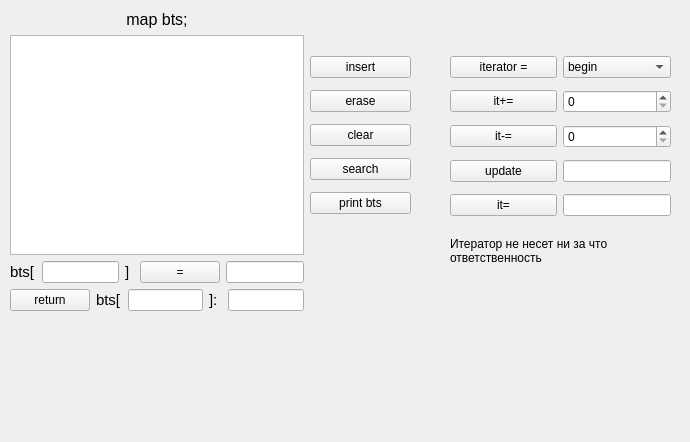
<?xml version="1.0" encoding="UTF-8"?>
<ui version="4.0">
 <class>MainWindow</class>
 <widget class="QMainWindow" name="MainWindow">
  <property name="geometry">
   <rect>
    <x>0</x>
    <y>0</y>
    <width>690</width>
    <height>442</height>
   </rect>
  </property>
  <property name="windowTitle">
   <string>MainWindow</string>
  </property>
  <widget class="QWidget" name="centralwidget">
   <widget class="QWidget" name="verticalLayoutWidget">
    <property name="geometry">
     <rect>
      <x>10</x>
      <y>10</y>
      <width>294</width>
      <height>301</height>
     </rect>
    </property>
    <layout class="QVBoxLayout" name="verticalLayout">
     <item>
      <widget class="QLabel" name="label">
       <property name="sizePolicy">
        <sizepolicy hsizetype="Minimum" vsizetype="Minimum">
         <horstretch>0</horstretch>
         <verstretch>0</verstretch>
        </sizepolicy>
       </property>
       <property name="font">
        <font>
         <pointsize>12</pointsize>
        </font>
       </property>
       <property name="text">
        <string>map&lt;string, string&gt; bts;</string>
       </property>
       <property name="alignment">
        <set>Qt::AlignCenter</set>
       </property>
      </widget>
     </item>
     <item>
      <widget class="QTableView" name="tableView">
       <property name="sizePolicy">
        <sizepolicy hsizetype="Expanding" vsizetype="Expanding">
         <horstretch>0</horstretch>
         <verstretch>0</verstretch>
        </sizepolicy>
       </property>
      </widget>
     </item>
     <item>
      <layout class="QHBoxLayout" name="horizontalLayout">
       <item>
        <widget class="QLabel" name="label_2">
         <property name="sizePolicy">
          <sizepolicy hsizetype="Minimum" vsizetype="Preferred">
           <horstretch>0</horstretch>
           <verstretch>0</verstretch>
          </sizepolicy>
         </property>
         <property name="font">
          <font>
           <pointsize>11</pointsize>
          </font>
         </property>
         <property name="text">
          <string>bts[</string>
         </property>
        </widget>
       </item>
       <item>
        <widget class="QLineEdit" name="keyEdit">
         <property name="sizePolicy">
          <sizepolicy hsizetype="Maximum" vsizetype="Fixed">
           <horstretch>0</horstretch>
           <verstretch>0</verstretch>
          </sizepolicy>
         </property>
         <property name="maxLength">
          <number>20</number>
         </property>
        </widget>
       </item>
       <item>
        <widget class="QLabel" name="label_3">
         <property name="sizePolicy">
          <sizepolicy hsizetype="Minimum" vsizetype="Preferred">
           <horstretch>0</horstretch>
           <verstretch>0</verstretch>
          </sizepolicy>
         </property>
         <property name="font">
          <font>
           <pointsize>11</pointsize>
          </font>
         </property>
         <property name="text">
          <string>] </string>
         </property>
        </widget>
       </item>
       <item>
        <widget class="QPushButton" name="equalButton">
         <property name="sizePolicy">
          <sizepolicy hsizetype="Minimum" vsizetype="Fixed">
           <horstretch>0</horstretch>
           <verstretch>0</verstretch>
          </sizepolicy>
         </property>
         <property name="text">
          <string>=</string>
         </property>
        </widget>
       </item>
       <item>
        <widget class="QLineEdit" name="valueEdit">
         <property name="sizePolicy">
          <sizepolicy hsizetype="Maximum" vsizetype="Fixed">
           <horstretch>0</horstretch>
           <verstretch>0</verstretch>
          </sizepolicy>
         </property>
         <property name="maxLength">
          <number>20</number>
         </property>
        </widget>
       </item>
      </layout>
     </item>
     <item>
      <layout class="QHBoxLayout" name="horizontalLayout_2">
       <item>
        <widget class="QPushButton" name="returnButton">
         <property name="sizePolicy">
          <sizepolicy hsizetype="Minimum" vsizetype="Fixed">
           <horstretch>0</horstretch>
           <verstretch>0</verstretch>
          </sizepolicy>
         </property>
         <property name="text">
          <string>return</string>
         </property>
        </widget>
       </item>
       <item>
        <widget class="QLabel" name="label_4">
         <property name="sizePolicy">
          <sizepolicy hsizetype="Minimum" vsizetype="Preferred">
           <horstretch>0</horstretch>
           <verstretch>0</verstretch>
          </sizepolicy>
         </property>
         <property name="font">
          <font>
           <pointsize>11</pointsize>
          </font>
         </property>
         <property name="text">
          <string>bts[</string>
         </property>
        </widget>
       </item>
       <item>
        <widget class="QLineEdit" name="returnKeyEdit">
         <property name="sizePolicy">
          <sizepolicy hsizetype="Maximum" vsizetype="Fixed">
           <horstretch>0</horstretch>
           <verstretch>0</verstretch>
          </sizepolicy>
         </property>
         <property name="maxLength">
          <number>20</number>
         </property>
         <property name="readOnly">
          <bool>false</bool>
         </property>
        </widget>
       </item>
       <item>
        <widget class="QLabel" name="label_5">
         <property name="sizePolicy">
          <sizepolicy hsizetype="Minimum" vsizetype="Preferred">
           <horstretch>0</horstretch>
           <verstretch>0</verstretch>
          </sizepolicy>
         </property>
         <property name="font">
          <font>
           <pointsize>11</pointsize>
          </font>
         </property>
         <property name="text">
          <string>]: </string>
         </property>
        </widget>
       </item>
       <item>
        <widget class="QLineEdit" name="returnValueEdit">
         <property name="sizePolicy">
          <sizepolicy hsizetype="Maximum" vsizetype="Fixed">
           <horstretch>0</horstretch>
           <verstretch>0</verstretch>
          </sizepolicy>
         </property>
         <property name="maxLength">
          <number>20</number>
         </property>
         <property name="readOnly">
          <bool>true</bool>
         </property>
        </widget>
       </item>
      </layout>
     </item>
    </layout>
   </widget>
   <widget class="QWidget" name="verticalLayoutWidget_2">
    <property name="geometry">
     <rect>
      <x>310</x>
      <y>50</y>
      <width>101</width>
      <height>175</height>
     </rect>
    </property>
    <layout class="QVBoxLayout" name="verticalLayout_2">
     <item>
      <widget class="QPushButton" name="insertButton">
       <property name="text">
        <string>insert</string>
       </property>
      </widget>
     </item>
     <item>
      <widget class="QPushButton" name="eraseButton">
       <property name="text">
        <string>erase</string>
       </property>
      </widget>
     </item>
     <item>
      <widget class="QPushButton" name="clearButton">
       <property name="text">
        <string>clear</string>
       </property>
      </widget>
     </item>
     <item>
      <widget class="QPushButton" name="searchButton">
       <property name="text">
        <string>search</string>
       </property>
      </widget>
     </item>
     <item>
      <widget class="QPushButton" name="printButton">
       <property name="text">
        <string>print bts</string>
       </property>
      </widget>
     </item>
    </layout>
   </widget>
   <widget class="QWidget" name="layoutWidget">
    <property name="geometry">
     <rect>
      <x>450</x>
      <y>50</y>
      <width>221</width>
      <height>175</height>
     </rect>
    </property>
    <layout class="QGridLayout" name="gridLayout_3">
     <item row="1" column="0">
      <widget class="QPushButton" name="plus_equal_Button">
       <property name="text">
        <string>it+=</string>
       </property>
      </widget>
     </item>
     <item row="4" column="0">
      <widget class="QPushButton" name="iteratorEdit_Button">
       <property name="text">
        <string>it=</string>
       </property>
      </widget>
     </item>
     <item row="4" column="1">
      <widget class="QLineEdit" name="iteratorEdit">
       <property name="sizePolicy">
        <sizepolicy hsizetype="Minimum" vsizetype="Minimum">
         <horstretch>0</horstretch>
         <verstretch>0</verstretch>
        </sizepolicy>
       </property>
       <property name="maxLength">
        <number>30</number>
       </property>
      </widget>
     </item>
     <item row="0" column="1">
      <widget class="QComboBox" name="comboBox">
       <item>
        <property name="text">
         <string>begin</string>
        </property>
       </item>
       <item>
        <property name="text">
         <string>end</string>
        </property>
       </item>
      </widget>
     </item>
     <item row="1" column="1">
      <widget class="QSpinBox" name="it_plus_equal">
       <property name="maximum">
        <number>1000</number>
       </property>
      </widget>
     </item>
     <item row="2" column="1">
      <widget class="QSpinBox" name="it_minus_equal">
       <property name="maximum">
        <number>1000</number>
       </property>
      </widget>
     </item>
     <item row="2" column="0">
      <widget class="QPushButton" name="minus_equal_Button">
       <property name="text">
        <string>it-=</string>
       </property>
      </widget>
     </item>
     <item row="0" column="0">
      <widget class="QPushButton" name="pushButton">
       <property name="text">
        <string>iterator =</string>
       </property>
      </widget>
     </item>
     <item row="3" column="1">
      <widget class="QLineEdit" name="iteratorKey">
       <property name="sizePolicy">
        <sizepolicy hsizetype="Minimum" vsizetype="Minimum">
         <horstretch>0</horstretch>
         <verstretch>0</verstretch>
        </sizepolicy>
       </property>
       <property name="maxLength">
        <number>30</number>
       </property>
       <property name="readOnly">
        <bool>true</bool>
       </property>
      </widget>
     </item>
     <item row="3" column="0">
      <widget class="QPushButton" name="updateButton">
       <property name="text">
        <string>update</string>
       </property>
      </widget>
     </item>
    </layout>
   </widget>
   <widget class="QLabel" name="label_6">
    <property name="geometry">
     <rect>
      <x>450</x>
      <y>220</y>
      <width>221</width>
      <height>61</height>
     </rect>
    </property>
    <property name="sizePolicy">
     <sizepolicy hsizetype="Minimum" vsizetype="Minimum">
      <horstretch>0</horstretch>
      <verstretch>0</verstretch>
     </sizepolicy>
    </property>
    <property name="text">
     <string>Итератор не несет ни за что
ответственность</string>
    </property>
   </widget>
  </widget>
  <widget class="QMenuBar" name="menubar">
   <property name="geometry">
    <rect>
     <x>0</x>
     <y>0</y>
     <width>690</width>
     <height>25</height>
    </rect>
   </property>
  </widget>
 </widget>
 <resources/>
 <connections/>
</ui>
